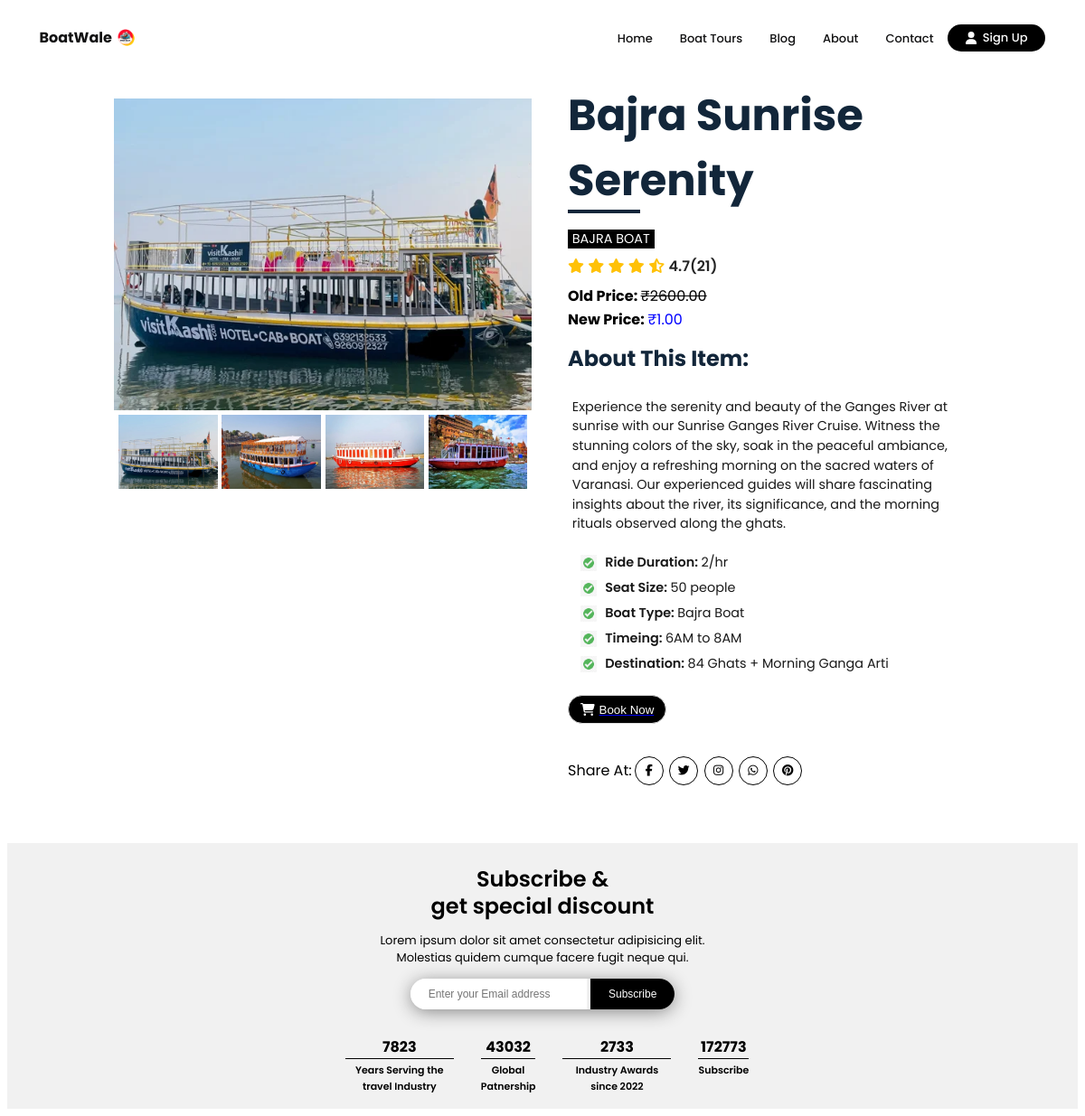
Screenshot of /product/bajra-sunrise-serenity/ with the database file from the repository.
### product/models.py (models this page shows, shortened)
class TourImage(models.Model):
    image = models.ImageField(upload_to='tours-packages/', null=True, blank=True)
    alt = models.CharField(max_length=100, null=True, blank=True)
    tour = models.ForeignKey(Tour, on_delete=models.CASCADE)

class Tour(models.Model):
    image = models.ImageField(upload_to='tours/', null=True, blank=True)
    name = models.CharField(max_length=200)
    slug = models.SlugField(unique=True, null=True, blank=True)
    description = models.TextField()
    duration = models.IntegerField()
    old_price = models.DecimalField(max_digits=8, decimal_places=2, null=True, blank=True)
    new_price = models.DecimalField(max_digits=8, decimal_places=2)
    boat = models.ForeignKey(Boat, on_delete=models.CASCADE)
    available_seats = models.IntegerField()
    start_date = models.DateField()
    end_date = models.DateField()

class Boat(models.Model):
    name = models.CharField(max_length=200)
    type = models.CharField(max_length=100)
    slug = models.SlugField(unique=True, null=True, blank=True)
    capacity = models.IntegerField()
    description = models.TextField()
    image = models.ImageField(upload_to='boats/')

### card/views.py (the view)
# urls.py: path('product/<slug:slug>/', views.product, name="product"),
def product(request, slug):
    boat_product = get_object_or_404(Tour, slug=slug)
    product_images = TourImage.objects.filter(tour=boat_product)
    context = {
        'title': "Booking Cart - Review Your Selected Boat Tours | Boatwale",
        'description': "Explore and review your selected boat tours and experiences in Varanasi with Boatwale's Booking Cart. Ensure your preferred boat rides, cruises, and activities are reserved before proceeding to checkout for a seamless booking process.",
        'keywords': "Boatwale cart, boat tour bookings, Ganges River boat rides, boat tour reservations, boatwale booking system, Varanasi boat tour cart, boatwale checkout",
        'boat_product': boat_product,
        'product_images': product_images
    }
    return render(request, 'product.html', context=context)

### templates/product.html (shortened to what this page needs)
{% extends "base.html" %}
{% load static %}
{% block cssblock %}
  <link rel="stylesheet" href="{% static "css/singal-product.css" %}">
{% endblock cssblock %}
{% block content %}
    <div class = "card-wrapper">
        <div class = "card">
          <div class = "product-imgs">
            <div class = "img-display">
              <div class = "img-showcase">
                {% for product_image in product_images %}
                  <img fetchpriority="high" src = "/media/{{product_image.image}}" alt = "{{product_image.alt}}">
                {% endfor %}
              </div>
            </div>
            <div class = "img-select">
              {% for product_image in product_images %}
                <div class = "img-item">
                  <a href = "#" data-id = "{{product_image.id}}">
                    <img fetchpriority="high" src = "/media/{{product_image.image}}" alt = "{{product_image.alt}}">
                  </a>
                </div>
              {% endfor %}
            </div>
          </div>
          <div class = "product-content">
            <h2 class = "product-title">{{boat_product.name}}</h2>
            <a href = "{% url "boat-packages" boat_product.boat.slug %}" class = "product-link">{{boat_product.boat.name}}</a>
            <div class = "product-rating">
              <i class = "fas fa-star"></i>
              <i class = "fas fa-star"></i>
              <i class = "fas fa-star"></i>
              <i class = "fas fa-star"></i>
              <i class = "fas fa-star-half-alt"></i>
              <span>4.7(21)</span>
            </div>
            <div class = "product-price">
              <p class = "last-price">Old Price: <span>₹{{boat_product.old_price}}</span></p>
              <p class = "new-price">New Price: <span>₹{{boat_product.new_price}}</span></p>
            </div>
            <div class = "product-detail">
              <h2>about this item: </h2>
              <p>{{boat_product.description}}</p>
              <ul>
                <li>Ride Duration: <span>{{boat_product.duration}}/hr</span></li>
                <li>Seat Size: <span>{{boat_product.boat.capacity}} people</span></li>
                <li>Boat Type: <span>{{boat_product.boat.name}}</span></li>
                <li>Timeing: <span>6AM to 8AM</span></li>
                <li>Destination: <span>84 Ghats + Morning Ganga Arti</span></li>
              </ul>
            </div>
            <div class = "purchase-info">
              <a href="{% url "booking" boat_product.slug %}"><button type = "button" class = "btn"> Book Now</button></a>
            </div>
            <div class = "social-links">
              <p>Share At: </p>
              <a href = "#">
                <i class = "fab fa-facebook-f"></i>
              </a>
              <a href = "#">
                <i class = "fab fa-twitter"></i>
              </a>
              <a href = "#">
                <i class = "fab fa-instagram"></i>
              </a>
              <a href = "#">
                <i class = "fab fa-whatsapp"></i>
              </a>
              <a href = "#">
                <i class = "fab fa-pinterest"></i>
              </a>
            </div>
          </div>
        </div>
      </div>
{% endblock content %}

### static/css/singal-product.css (style rules this page uses)
* { box-sizing: border-box; }
.card-wrapper { max-width: 80%; margin: 0 auto; }
img { width: 100%; display: block; }
.img-display { overflow: hidden; }
.img-showcase { display: flex; width: 100%; transition: all 0.5s ease; }
.img-showcase img { min-width: 100%; }
.img-select { display: flex; }
.img-item { margin: 0.3rem; }
.img-item:nth-child(1), .img-item:nth-child(2), .img-item:nth-child(3) { margin-right: 0; }
.product-content { padding: 2rem 1rem; }
.product-title { font-size: xx-large; text-transform: capitalize; font-weight: 700; position: relative; color: #12263a; margin: 1rem 0; }
.product-title::after { content: ""; position: absolute; left: 0; bottom: 0; height: 4px; width: 80px; background: #12263a; }
.product-link { text-decoration: none; text-transform: uppercase; font-weight: 400; font-size: 0.9rem; display: inline-block; margin-bottom: 0.5rem; background: #000000; color: #fff; padding: 0 0.3rem; transition: all 0.5s ease; }
.product-rating { color: #ffc107; }
.product-rating span { font-weight: 600; color: #252525; }
.product-price { margin: 1rem 0; font-size: 1rem; font-weight: 700; line-height: 10px; }
.product-price span { font-weight: 400; }
.last-price span { color: #000000; text-decoration: line-through; }
.new-price span { color: blue; }
.product-detail h2 { text-transform: capitalize; color: #12263a; }
.product-detail p { font-size: 0.9rem; padding: 0.3rem; opacity: 0.9; }
.product-detail ul { margin: 1rem 0; font-size: 0.9rem; padding: 0 14px; }
.product-detail ul li { margin: 0; list-style: none; background: url(../images/shoes_images/yes-checked.png) left center no-repeat; background-size: 18px; padding-left: 1.7rem; margin: 0.4rem 0; font-weight: 600; opacity: 0.9; }
.product-detail ul li span { font-weight: 400; }
.purchase-info { margin: 1.5rem 0; }
.purchase-info .btn { border: 1.5px solid #ddd; border-radius: 25px; text-align: center; padding: 0.45rem 0.8rem; outline: 0; margin-right: 0.2rem; }
.purchase-info .btn { cursor: pointer; color: #fff; }
.purchase-info .btn:first-of-type { background: #000000; display: flex; justify-content: center; align-items: center; gap: 5px; }
.social-links { display: flex; align-items: center; }
.social-links a { display: flex; align-items: center; justify-content: center; width: 32px; height: 32px; color: #000; border: 1px solid #000; margin: 0 0.2rem; border-radius: 50%; text-decoration: none; font-size: 0.8rem; transition: all 0.5s ease; }
@media screen and (min-width: 992px) { .card { display: grid; grid-template-columns: repeat(2, 1fr); grid-gap: 1.5rem; } }
@media screen and (min-width: 992px) { .card-wrapper { min-height: 100vh; display: flex; justify-content: center; align-items: center; } }
@media screen and (min-width: 992px) { .product-title { font-size: 3rem; } }
@media screen and (min-width: 992px) { .product-imgs { display: flex; flex-direction: column; margin-top: 33px; } }
@media screen and (min-width: 992px) { .product-content { padding-top: 0; } }

### rows the page displays
TourImage: image (picture)
TourImage: image (picture)
TourImage: image (picture)
TourImage: image (picture)
Tour: name "Bajra Sunrise Serenity", boat.name "BAJRA BOAT", old_price "2600.00", new_price "1.00", description "Experience the serenity and beauty of the Ganges River at sunrise with our Sunrise Ganges River Cruise. Witness the stunning colors of the sky, soak in the peaceful ambiance, and enjoy a refreshing morning on the sacred waters of Varanasi. Our experienced guides will share fascinating insights about the river, its significance, and the morning rituals observed along the ghats.", duration "2", boat.capacity "50", boat.name "Bajra Boat"
